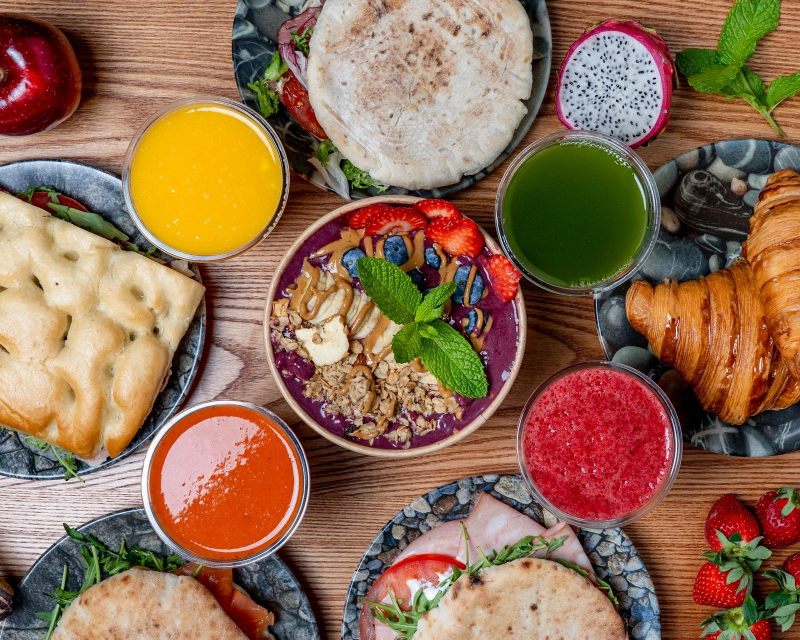
#> input picture assets/photos/source/hero-brunch.jpg, 1600 x 1280 px (shown at 1/2 size)
$ python build_images.py
#> lines starting #> are read from the running program, lines starting #| are printed output that depends on the picture
"""Dev-time image pipeline for Bloom (not shipped). Usage: python3 tools/build_images.py

Applies a lively grade (a little more colour and contrast, a touch brighter)
and exports WebP crops for desktop and mobile.
"""
from pathlib import Path
from PIL import Image, ImageEnhance

ROOT = Path(__file__).resolve().parent.parent
SRC = ROOT / "assets/photos/source"
OUT = ROOT / "assets/img"
OUT.mkdir(parents=True, exist_ok=True)


def grade(im):
    im = ImageEnhance.Color(im).enhance(1.08)       # vivid, true-to-life colour
    im = ImageEnhance.Brightness(im).enhance(1.02)  # a little brighter, fresher
    im = ImageEnhance.Contrast(im).enhance(1.04)
    return im


def save(im, name, width, q=74):
    im = im.resize((width, round(im.height * width / im.width)), Image.LANCZOS)
    im.save(OUT / name, "WEBP", quality=q, method=6)


hero = grade(Image.open(SRC / "hero-brunch.jpg").convert("RGB"))
w, h = hero.size  # 1600x1280
#> w = 1600; h = 1280

# Hero, desktop (full frame)
for width in (1600, 1200):
    save(hero, f"hero-brunch-{width}.webp", width)
#> this loop made 2 passes
#> pass 2, in save (call 2), `im = im.resize((width, round(im.height * width / im.width)), Image.LAN..`:
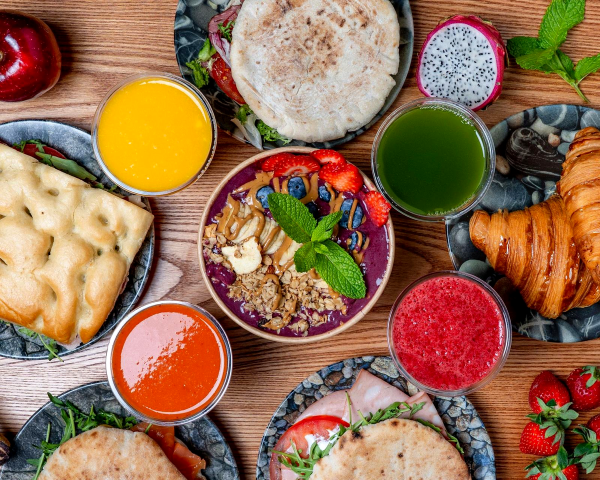
#> im: PIL image 1200x960 RGB (shown at 1/2 size); mean R, G, B 149.3, 109.6, 81.1

# Hero, mobile: portrait crop centred on the açaí bowl
cw = round(h * 4 / 5)
#> cw = 1024
left = max(0, min(w - cw, 790 - cw // 2))
#> left = 278
portrait = hero.crop((left, 0, left + cw, h))
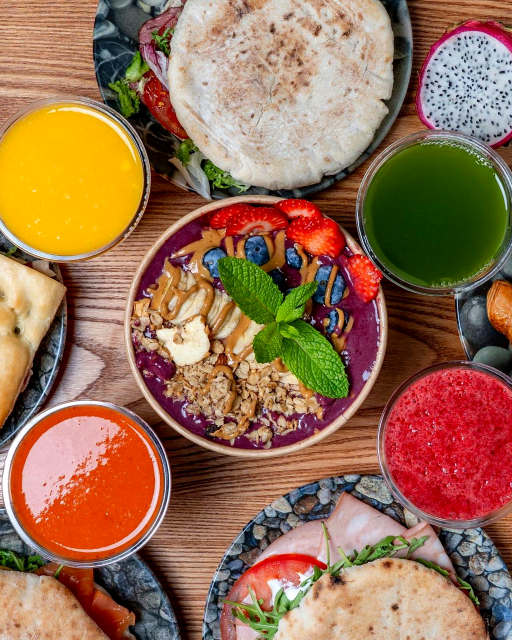
#> portrait: PIL image 1024x1280 RGB (shown at 1/2 size); mean R, G, B 152.1, 111.6, 83.6
for width in (900, 760, 640):
    save(portrait, f"hero-brunch-portrait-{width}.webp", width)
#> this loop made 3 passes
#> pass 1, in save (call 3), `im = im.resize((width, round(im.height * width / im.width)), Image.LAN..`:
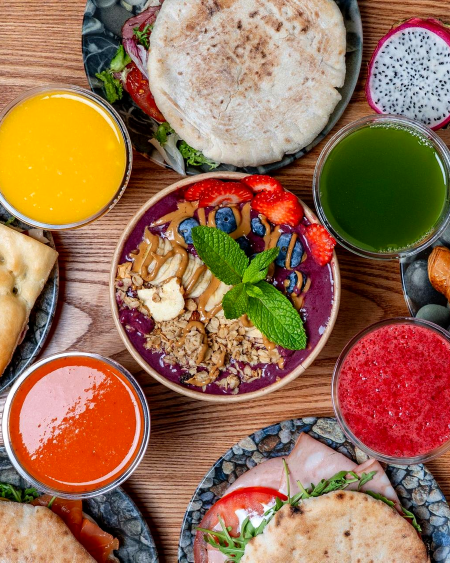
#> im: PIL image 900x1125 RGB (shown at 1/2 size); mean R, G, B 152.1, 111.6, 83.6
#> pass 2, in save (call 4), `im = im.resize((width, round(im.height * width / im.width)), Image.LAN..`:
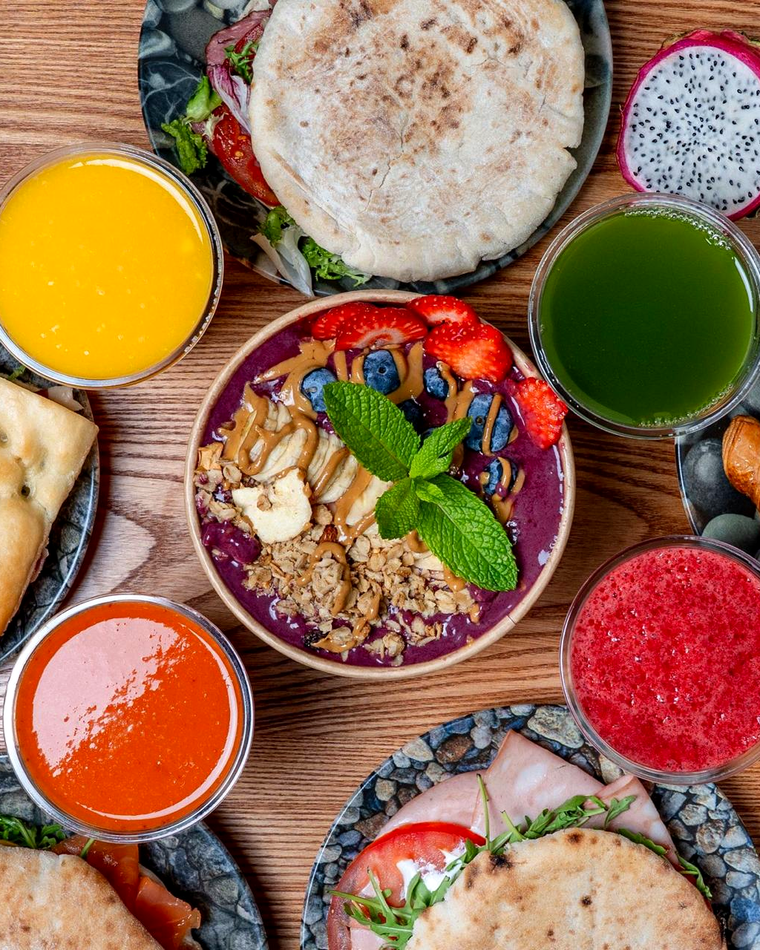
#> im: PIL image 760x950 RGB; mean R, G, B 152.1, 111.6, 83.6

# Detail photo under the colour block: lower half of the table (juices, sandwiches, strawberries)
detail_wide = hero.crop((0, 800, w, h))                    # 1600x480, below the bowl
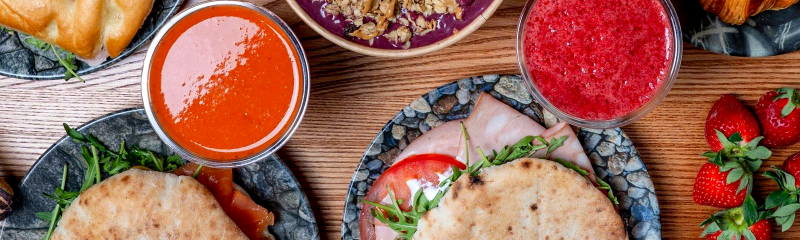
#> detail_wide: PIL image 1600x480 RGB (shown at 1/2 size); mean R, G, B 151.6, 100, 83.6
save(detail_wide, "detail-table-1600.webp", 1600)
save(detail_wide, "detail-table-1200.webp", 1200)
#> in save (call 7), `im = im.resize((width, round(im.height * width / im.width)), Image.LAN..`:
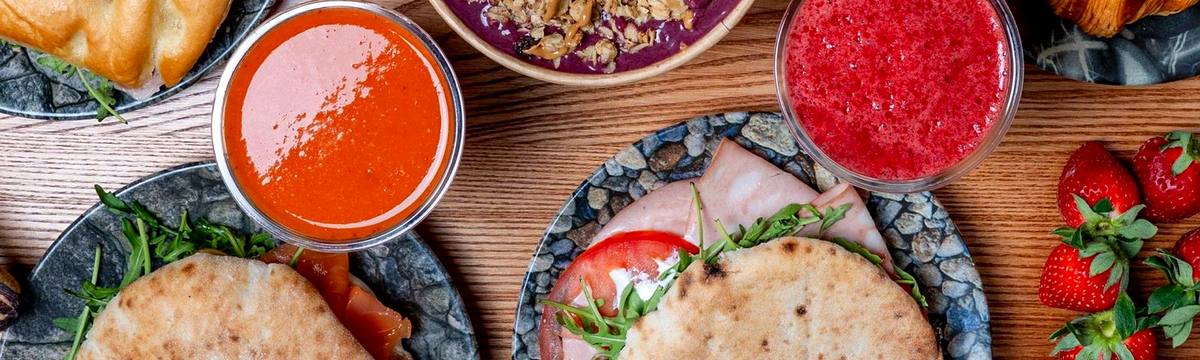
#> im: PIL image 1200x360 RGB; mean R, G, B 151.5, 100, 83.7
detail_tall = hero.crop((880, 520, 1600, 1280))            # croissant, red juice, strawberries
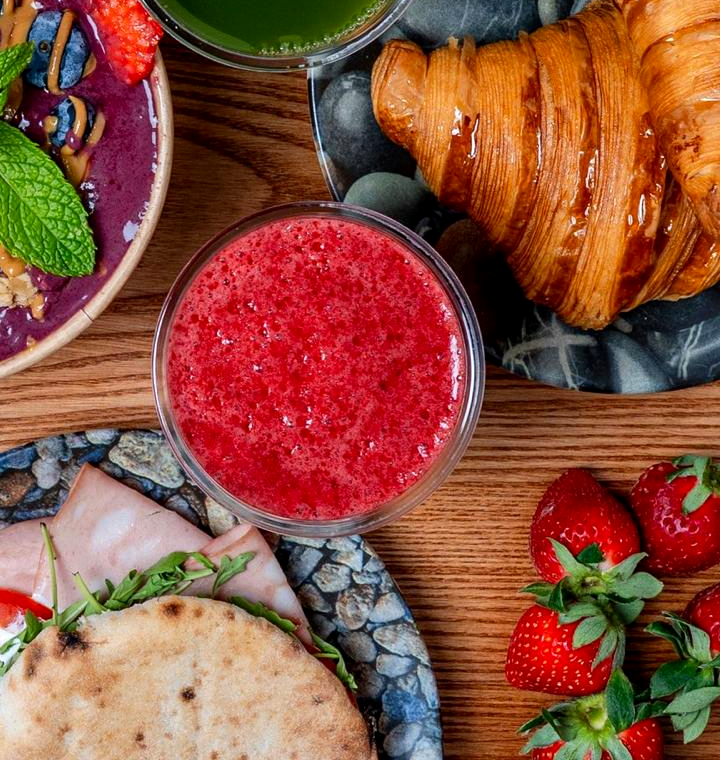
#> detail_tall: PIL image 720x760 RGB; mean R, G, B 140.8, 80.8, 60.6
save(detail_tall, "detail-table-portrait-840.webp", 840)

for p in sorted(OUT.iterdir()):
    print(p.name, p.stat().st_size // 1024, "KB")


# ---------------------------------------------------------------
# Gallery photos (collage, full-bleed, menu, instagram)
# Each entry: name -> optional crop box (left, top, right, bottom) in source px
# ---------------------------------------------------------------
GAL = ROOT / "assets/photos/source/gallery"
GALLERY = {
    "tortitas": None, "acai-coco": None, "croissant-benedict": None, "zumo-rojo": None,
    "desayuno": None, "bizcocho": None, "tostada-bacon": None, "cafes-latte": None,
    "bollo-crema": None, "pasteis": None, "tortilla": None, "coxinhas": None,
    "batidos": None, "hamburguesa": None, "helado": None, "local-sala": None,
}
for name, box in GALLERY.items():
#> (the run stopped early here; a loop or call above may not have finished)
